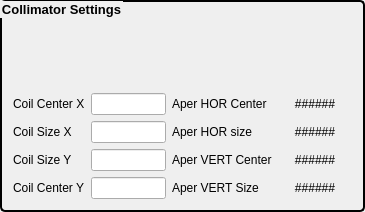
         <widget class="QGroupBox" name="groupBox_5">
          <property name="font">
           <font>
            <pointsize>10</pointsize>
            <weight>75</weight>
            <bold>true</bold>
           </font>
          </property>
          <property name="styleSheet">
           <string notr="true">QGroupBox { 
     border: 2px solid black; 
     border-radius: 5px; 
 } </string>
          </property>
          <property name="title">
           <string>Collimator Settings</string>
          </property>
          <layout class="QGridLayout" name="gridLayout_6" columnstretch="0,1,0,1">
           <item row="1" column="2">
            <spacer name="verticalSpacer_5">
             <property name="orientation">
              <enum>Qt::Vertical</enum>
             </property>
             <property name="sizeHint" stdset="0">
              <size>
               <width>20</width>
               <height>40</height>
              </size>
             </property>
            </spacer>
           </item>
           <item row="4" column="2">
            <widget class="QLabel" name="label_54">
             <property name="text">
              <string>&lt;html&gt;&lt;head/&gt;&lt;body&gt;&lt;p&gt;Aper VERT Center&lt;/p&gt;&lt;/body&gt;&lt;/html&gt;</string>
             </property>
            </widget>
           </item>
           <item row="3" column="1">
            <widget class="caTextEntry" name="catextentry_77">
             <property name="channel" stdset="0">
              <string notr="true">12idcSAXS:Coll_SizeX.VAL</string>
             </property>
             <property name="background">
              <color>
               <red>115</red>
               <green>215</green>
               <blue>253</blue>
              </color>
             </property>
             <property name="colorMode">
              <enum>caLineEdit::Static</enum>
             </property>
            </widget>
           </item>
           <item row="5" column="0">
            <widget class="QLabel" name="label_51">
             <property name="text">
              <string>&lt;html&gt;&lt;head/&gt;&lt;body&gt;&lt;p&gt;Coil Center Y&lt;/p&gt;&lt;/body&gt;&lt;/html&gt;</string>
             </property>
            </widget>
           </item>
           <item row="4" column="1">
            <widget class="caTextEntry" name="catextentry_78">
             <property name="channel" stdset="0">
              <string notr="true">12idcSAXS:Coll_CenterY.VAL</string>
             </property>
             <property name="background">
              <color>
               <red>115</red>
               <green>215</green>
               <blue>253</blue>
              </color>
             </property>
             <property name="colorMode">
              <enum>caLineEdit::Static</enum>
             </property>
            </widget>
           </item>
           <item row="3" column="0">
            <widget class="QLabel" name="label_57">
             <property name="text">
              <string>&lt;html&gt;&lt;head/&gt;&lt;body&gt;&lt;p&gt;Coil Size X&lt;/p&gt;&lt;/body&gt;&lt;/html&gt;</string>
             </property>
            </widget>
           </item>
           <item row="2" column="2">
            <widget class="QLabel" name="label_58">
             <property name="text">
              <string>&lt;html&gt;&lt;head/&gt;&lt;body&gt;&lt;p&gt;Aper HOR Center&lt;/p&gt;&lt;/body&gt;&lt;/html&gt;</string>
             </property>
            </widget>
           </item>
           <item row="2" column="3">
            <widget class="caLabel" name="calabel">
             <property name="text">
              <string>######</string>
             </property>
             <property name="alignment">
              <set>Qt::AlignCenter</set>
             </property>
             <property name="channel" stdset="0">
              <string notr="true">usxLAX:m58:c2:m6.RBV</string>
             </property>
            </widget>
           </item>
           <item row="5" column="2">
            <widget class="QLabel" name="label_53">
             <property name="text">
              <string>&lt;html&gt;&lt;head/&gt;&lt;body&gt;&lt;p&gt;Aper VERT Size&lt;/p&gt;&lt;/body&gt;&lt;/html&gt;</string>
             </property>
            </widget>
           </item>
           <item row="4" column="0">
            <widget class="QLabel" name="label_52">
             <property name="text">
              <string>&lt;html&gt;&lt;head/&gt;&lt;body&gt;&lt;p&gt;Coil Size Y&lt;/p&gt;&lt;/body&gt;&lt;/html&gt;</string>
             </property>
            </widget>
           </item>
           <item row="3" column="3">
            <widget class="caLabel" name="calabel_3">
             <property name="text">
              <string>######</string>
             </property>
             <property name="alignment">
              <set>Qt::AlignCenter</set>
             </property>
             <property name="channel" stdset="0">
              <string notr="true">usxLAX:m58:c2:m8.RBV</string>
             </property>
            </widget>
           </item>
           <item row="2" column="0">
            <widget class="QLabel" name="label_55">
             <property name="text">
              <string>&lt;html&gt;&lt;head/&gt;&lt;body&gt;&lt;p&gt;Coil Center X&lt;/p&gt;&lt;/body&gt;&lt;/html&gt;</string>
             </property>
            </widget>
           </item>
           <item row="4" column="3">
            <widget class="caLabel" name="calabel_2">
             <property name="text">
              <string>######</string>
             </property>
             <property name="alignment">
              <set>Qt::AlignCenter</set>
             </property>
             <property name="channel" stdset="0">
              <string notr="true">usxLAX:m58:c2:m5.RBV</string>
             </property>
            </widget>
           </item>
           <item row="5" column="1">
            <widget class="caTextEntry" name="catextentry_81">
             <property name="channel" stdset="0">
              <string notr="true">12idcSAXS:Coll_SizeY.VAL</string>
             </property>
             <property name="background">
              <color>
               <red>115</red>
               <green>215</green>
               <blue>253</blue>
              </color>
             </property>
             <property name="colorMode">
              <enum>caLineEdit::Static</enum>
             </property>
            </widget>
           </item>
           <item row="5" column="3">
            <widget class="caLabel" name="calabel_4">
             <property name="text">
              <string>######</string>
             </property>
             <property name="alignment">
              <set>Qt::AlignCenter</set>
             </property>
             <property name="channel" stdset="0">
              <string notr="true">usxLAX:m58:c2:m7.RBV</string>
             </property>
            </widget>
           </item>
           <item row="3" column="2">
            <widget class="QLabel" name="label_56">
             <property name="text">
              <string>Aper HOR size</string>
             </property>
            </widget>
           </item>
           <item row="2" column="1">
            <widget class="caTextEntry" name="catextentry_76">
             <property name="channel" stdset="0">
              <string notr="true">12idcSAXS:Coll_CenterX.VAL</string>
             </property>
             <property name="background">
              <color>
               <red>115</red>
               <green>215</green>
               <blue>253</blue>
              </color>
             </property>
             <property name="colorMode">
              <enum>caLineEdit::Static</enum>
             </property>
            </widget>
           </item>
           <item row="0" column="2">
            <spacer name="verticalSpacer_15">
             <property name="orientation">
              <enum>Qt::Vertical</enum>
             </property>
             <property name="sizeHint" stdset="0">
              <size>
               <width>20</width>
               <height>40</height>
              </size>
             </property>
            </spacer>
           </item>
          </layout>
         </widget>
